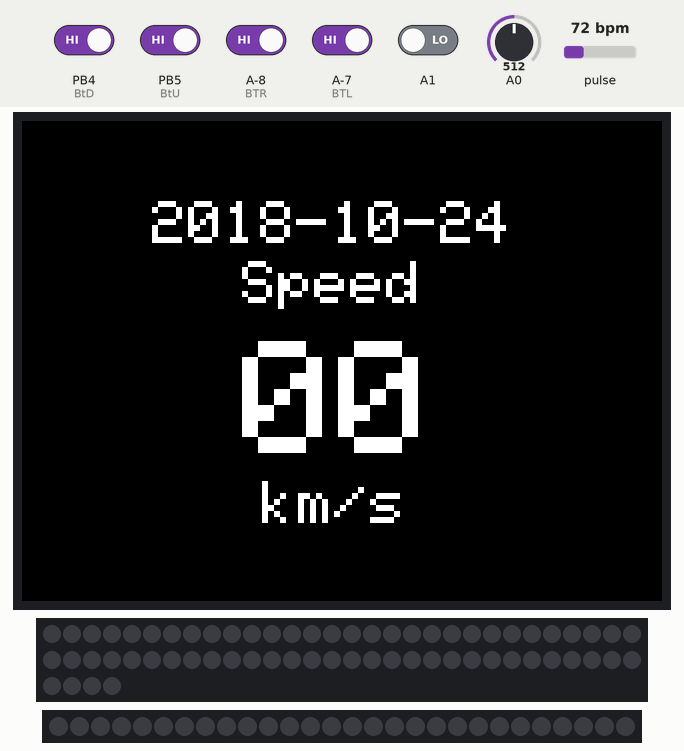
A sketch run on a simulated ATtiny85, built for the host (arithmetic inside an expression is 32-bit, double 64-bit). Parts: 320×240 colour display, 64 RGB LEDs in strip order, left to right, continuing on the next row, 28 RGB LEDs in strip order, left to right. Inputs (shaded band) come from the test bench; at power-on: A-7 (BTL), A-8 (BTR), PB4 (BtD), PB5 (BtU) HIGH, A1 LOW, A0 = 512, pulse 72 bpm. Dim RGB values are drawn brighter than linear; random numbers use the default seed unless the sketch sets one; what the sketch prints to the serial monitor is not drawn.

Above: at 2.4 s.
2.5 s: PB4 (BtD) driven LOW
At 3.5 s:
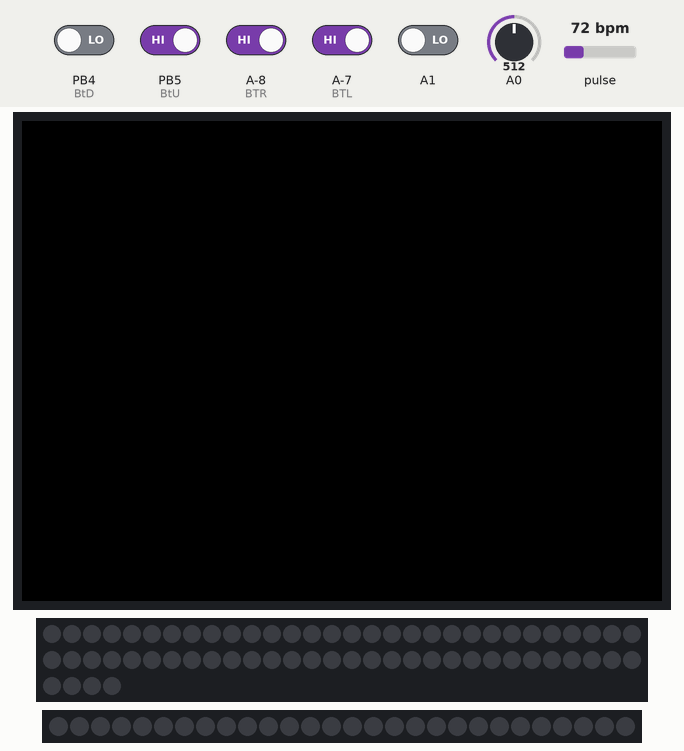
5.1 s: A-8 (BTR) driven LOW
At 6.16 s:
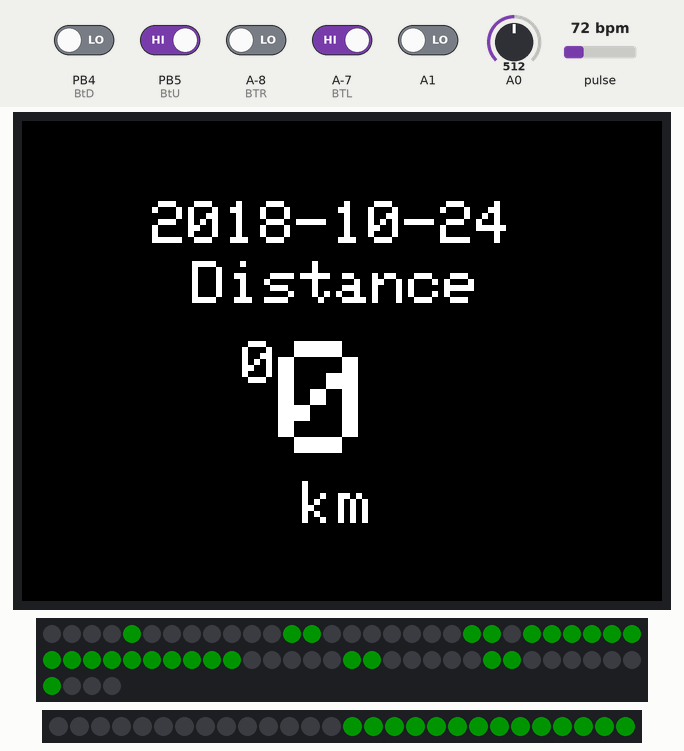
8.1 s: A0 set to 18
At 8.74 s:
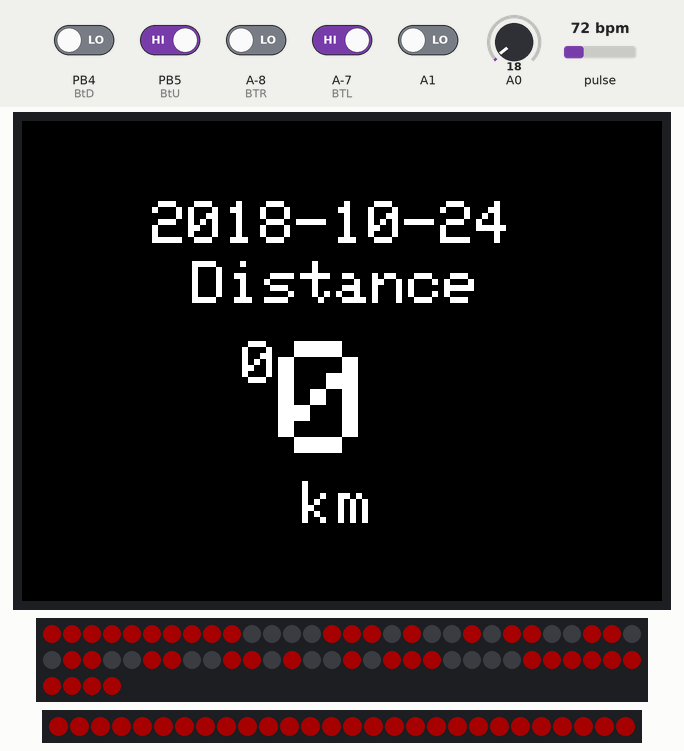
10.6 s: A-7 (BTL) driven LOW
At 11.21 s:
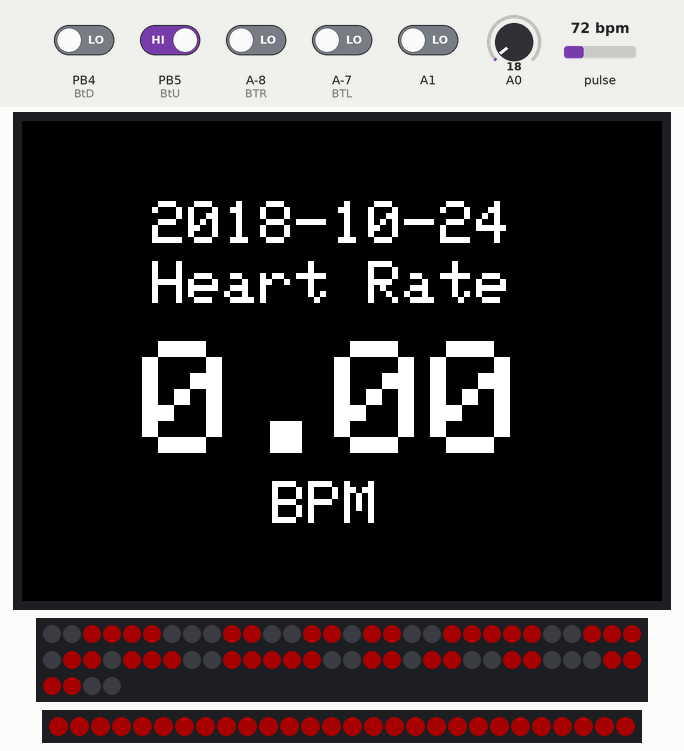
12.6 s: PB5 (BtU) driven LOW
15.6 s: A-8 (BTR) driven HIGH
At 16.6 s:
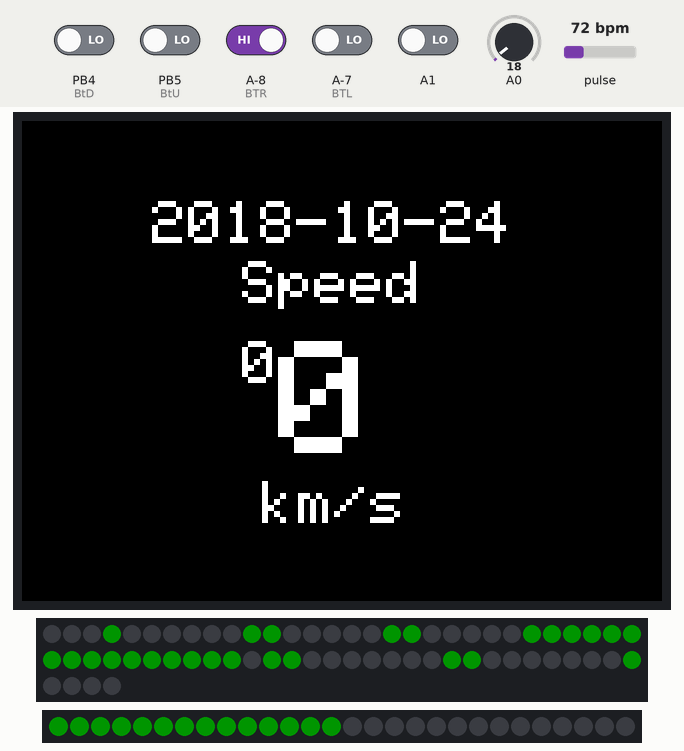

The sketch:

nano_VR_last.ino
```cpp
#include <Time.h>
#include <TimeLib.h>
#include<math.h>
#include "SPI.h"
#include "Adafruit_GFX.h"
#include "Adafruit_ILI9340.h"
#include <Thread.h>
#include <ThreadController.h>
#include <Stepper.h>
#include <Adafruit_NeoPixel.h>

#if defined(__SAM3X8E__)
    #undef __FlashStringHelper::F(string_literal)
    #define F(string_literal) string_literal
#endif

#define _sclk 13
#define _miso 12
#define _mosi 11
#define _cs 10
#define _dc 9
#define _rst 8
#define BTL 7        // 좌측 버튼
#define BTR 6        // 우측 버튼
#define BtU 5         // LCD 전환 버튼
#define BtD 4         // LCD 전환 버튼
#define BARWING 3     // 바
#define ADAMATRIX 2  // 매트릭스
#define NUMPIXELS 64  // 매트릭스 LED개수
#define BARPIXELS 28  // 바 LED개수
#define PRESSURE A0

// Heart_Beat(심장박동측정센서)
#include <Wire.h>
#include "MAX30105.h"
#include "heartRate.h"

MAX30105 particleSensor;
const byte RATE_SIZE = 4;   // 값을 증가시키면 더 정확한 평균값을 낼 수 있다(4가 적당)
byte rates[RATE_SIZE];      // 심장박동 배열
byte rateSpot = 0;
long lastBeat = 0;          // 마지막 심장 박동이 마지막으로 측정된 시각
long irValue = 0;
float beatsPerMinute = 0;
int beatAvg = 0;

Adafruit_ILI9340 tft = Adafruit_ILI9340(_cs, _dc, _rst);

// LED 개수, 아두이노 디지털 핀, 네오픽셀 컬러 타입 + v네오픽셀 클럭
Adafruit_NeoPixel matrix = Adafruit_NeoPixel(NUMPIXELS, ADAMATRIX, NEO_GRB + NEO_KHZ800);
Adafruit_NeoPixel bar = Adafruit_NeoPixel(BARPIXELS, BARWING, NEO_GRB + NEO_KHZ800);

float radius = 20; // 바퀴당 이동 거리를 확인 하기 위해 자전거 바퀴의 반지름을 입력해 줍니다.(Cm 단위)
float circle = (2 * radius * 3.14) / 100;  // 자전거 바퀴의 둘레를 계산(단위를 m로 바꿔주기 위해 100을 나눕니다.)

int bySpeed = 0; // 자전거의 속도
float ckTime = 0;  // 리드스위치가
float uckTime = 0; // Unckecked
float cycleTime = 0;  // 리드스위치가 인식이 안됬을 시간 부터 인식됬을 때까지의 시간
int distance = 0; // 자전거의 누적 이동 거리

int count = 0;  // 리드스위치의 노이즈를 제거하기 위해 카운트를 넣어줍니다.
boolean temp = 0;  // 리드 스위치가 닫혔는지 확인하는 변수

int chmod = 1000;
String today;

int btnChk = 0;
int presChk = 0;
int btLeft, btRight, btLCD;  // 좌우 버튼
int c = 0;            // 버튼 동시 제어 변수
int presRead;         // 압력센서
int presPoint;

int heartCount=0;

int humi[4][64]={
  { 0, 0, 0, 1, 0, 0, 0, 0,
    0, 0, 1, 1, 0, 0, 0, 0,
    0, 1, 1, 0, 0, 0, 0, 0,
    1, 1, 1, 1, 1, 1, 1, 1,
    1, 1, 1, 1, 1, 1, 1, 1,
    0, 1, 1, 0, 0, 0, 0, 0,
    0, 0, 1, 1, 0, 0, 0, 0,
    0, 0, 0, 1, 0, 0, 0, 0
  },
  { 0, 0, 0, 0, 1, 0, 0, 0,
    0, 0, 0, 0, 1, 1, 0, 0,
    0, 0, 0, 0, 0, 1, 1, 0,
    1, 1, 1, 1, 1, 1, 1, 1,
    1, 1, 1, 1, 1, 1, 1, 1,
    0, 0, 0, 0, 0, 1, 1, 0,
    0, 0, 0, 0, 1, 1, 0, 0,
    0, 0, 0, 0, 1, 0, 0, 0
  },
  { 1, 1, 1, 1, 1, 1, 1, 1,
    1, 1, 0, 0, 0, 0, 1, 1,
    1, 0, 1, 0, 0, 1, 0, 1,
    1, 0, 0, 1, 1, 0, 0, 1,
    1, 0, 0, 1, 1, 0, 0, 1,
    1, 0, 1, 0, 0, 1, 0, 1,
    1, 1, 0, 0, 0, 0, 1, 1,
    1, 1, 1, 1, 1, 1, 1, 1
  },
  { 0, 0, 1, 1, 1, 1, 0, 0,
    0, 1, 1, 0, 0, 1, 1, 0,
    1, 1, 0, 0, 1, 1, 1, 1,
    1, 0, 0, 1, 1, 1, 0, 1,
    1, 0, 1, 1, 1, 0, 0, 1,
    1, 1, 1, 1, 0, 0, 1, 1,
    0, 1, 1, 0, 0, 1, 1, 0,
    0, 0, 1, 1, 1, 1, 0, 0
  }
};

int matrixColor[4][3] = {
  {0, 20, 0},
  {0, 20, 0},
  {40, 0, 0},
  {40, 0, 0},
};

int barShape[3][28] = {
  { 1, 1, 1, 1, 1, 1, 1, 1, 1, 1, 1, 1, 1, 1, 0, 0, 0, 0, 0, 0, 0, 0, 0, 0, 0, 0, 0, 0 },
  { 0, 0, 0, 0, 0, 0, 0, 0, 0, 0, 0, 0, 0, 0, 1, 1, 1, 1, 1, 1, 1, 1, 1, 1, 1, 1, 1, 1 },
  { 1, 1, 1, 1, 1, 1, 1, 1, 1, 1, 1, 1, 1, 1, 1, 1, 1, 1, 1, 1, 1, 1, 1, 1, 1, 1, 1, 1 }
};

int barColor[3][3] = {
  {0, 20, 0}, {0, 20, 0}, {40, 0, 0}
};


ThreadController controll = ThreadController();
Thread myThread_tftLCD = Thread();
Thread myThread_reed = Thread();
Thread myThread_led = Thread();
Thread myThread_heart = Thread();

void setup() {
  #if defined (__AVR_ATtiny85__)
  if (F_CPU == 16000000) clock_prescale_set(clock_div_1);
  #endif

  Serial.begin(9600);
  //setTime(13,55,0,18,5,18);

  //심박동
  if (!particleSensor.begin(Wire, I2C_SPEED_FAST)) //Use default I2C port, 400kHz speed
  {
    //Serial.println("MAX30105 was not found. Please check wiring/power. ");
    while (1);
  }
  //Serial.println("Place your index finger on the sensor with steady pressure.");

  particleSensor.setup(); //Configure sensor with default settings
  particleSensor.setPulseAmplitudeRed(0x0A); //Turn Red LED to low to indicate sensor is running
  particleSensor.setPulseAmplitudeGreen(0); //Turn off Green LED

  tft.begin();
  tft.setRotation(3);
  tft.fillScreen(ILI9340_BLACK);
  speedText();

  matrix.begin();
  bar.begin();
  pinMode(ADAMATRIX, OUTPUT); // 매트릭스 핀
  pinMode(BARWING, OUTPUT);   // 바 핀
  pinMode(BTL, INPUT); // 좌측 버튼
  pinMode(BTR, INPUT); // 우측 버튼
  pinMode(BtU, INPUT); // LCD 위 전환 버튼
  pinMode(BtD, INPUT); // LCD 아래 전환 버튼


  myThread_tftLCD.onRun(printTftLCD);
  myThread_reed.onRun(speedCheck);
  myThread_led.onRun(ledCallback);
  //myThread_heart.onRun(heartCallback);

  controll.add(&myThread_tftLCD);
  controll.add(&myThread_reed);
  controll.add(&myThread_led);
  //controll.add(&myThread_heart);

  randomSeed(analogRead(1));

  delay(1000);
}

void loop(void) {
    //speedCheck();
    //printTftLCD();
    controll.run();
}

void heartCallback(){
  long irValue = particleSensor.getIR();

  if(irValue > 120000){
    heartCount++;
    if(heartCount>30){
      beatsPerMinute = (float)(random(2000)+6000)/100;
      heartCount=0;
    }
  }

  /*
  if (checkForBeat(irValue) == true)              // 심장박동이 감지된 경우
  {
    long delta = millis() - lastBeat;             // millis()는 아두이노 보드에서 프로그램이 시작된 시점부터 unsigned long형의 밀리초(ms) 단위로 증가된 값을 반환.
    lastBeat = millis();

    beatsPerMinute = 60 / (delta / 1000.0);       // 분당박동수를 구하기 위해 1000으로 나눈(밀리초->초) delta값을 60으로 나눈다(초당->분당)

    if (beatsPerMinute < 255 && beatsPerMinute > 20)
    {
      rates[rateSpot++] = (byte)beatsPerMinute;   // 읽은 값을 배열에 저장
      rateSpot %= RATE_SIZE;                      // (Wrap variable)

      // 읽은 값의 평균을 구한다.
      beatAvg = 0;
      for (byte x = 0 ; x < RATE_SIZE ; x++)
        beatAvg += rates[x];
      beatAvg /= RATE_SIZE;
    }
  }*/

/*
  Serial.print("IR=");
  Serial.print(irValue);
  Serial.print(", BPM=");
  Serial.print(beatsPerMinute);
  Serial.print(", Avg BPM=");
  Serial.print(beatAvg);

  if (irValue < 50000)
    Serial.print(" No finger?");

  Serial.println();*/
}

void printTftLCD(){
  if(digitalRead(BtU) == LOW){
      tft.fillScreen(ILI9340_BLACK);
      if(chmod>2001||chmod<2){
        chmod = 1000;
      }else{
        chmod+=1;
        if(chmod%3==0){         // chmod값이 3의 배수이면(3으로 나누어 떨어지면)
          distanceText();       // 누적이동거리를 보여주는 화면으로 전환
        }else if(chmod%3==1){   // chmod값이 3으로 나눴을 때 1이 남는 수이면
          speedText();          // 속도를 보여주는 화면으로 전환
        }else if(chmod%3==2){   // chmod값이 3으로 나눴을 때 2가 남는 수이면
          heartText();          // 심장박동을 보여주는 화면으로 전환
        }
      }
  }
  if(digitalRead(BtD) == LOW){
    tft.fillScreen(ILI9340_BLACK);
    if(chmod>2001||chmod<2){
      chmod=1000;
    }else{
      chmod -=1;
      if(chmod%3==0){         // chmod값이 3의 배수이면(3으로 나누어 떨어지면)
         distanceText();       // 누적이동거리를 보여주는 화면으로 전환
      }else if(chmod%3==1){   // chmod값이 3으로 나눴을 때 1이 남는 수이면
         speedText();          // 속도를 보여주는 화면으로 전환
      }else if(chmod%3==2){   // chmod값이 3으로 나눴을 때 2가 남는 수이면
         heartText();          // 심장박동을 보여주는 화면으로 전환
      }
    }
  }

}

unsigned long distanceText() {
  //tft.fillScreen(ILI9340_BLACK);
  unsigned long start = micros();

  tft.setCursor(65, 40);
  tft.setTextColor(ILI9340_WHITE, ILI9340_BLACK);    tft.setTextSize(3);
  tft.println("2018-10-24");

  tft.setCursor(85, 70);
  tft.setTextColor(ILI9340_WHITE, ILI9340_BLACK);    tft.setTextSize(3);
  tft.println("Distance");
  tft.println("");

   tft.setCursor(140, 180);
   tft.setTextSize(3);
   tft.println("km");

  return micros() - start;
}


unsigned long speedText() {
  //tft.fillScreen(ILI9340_BLACK);
  unsigned long start = micros();

  tft.setCursor(65, 40);
  tft.setTextColor(ILI9340_WHITE, ILI9340_BLACK);    tft.setTextSize(3);
  tft.println("2018-10-24");

  tft.setCursor(110, 70);
  tft.setTextColor(ILI9340_WHITE, ILI9340_BLACK);    tft.setTextSize(3);
  tft.println("Speed");
  tft.println("");

   tft.setCursor(120, 180);
   tft.setTextSize(3);
   tft.println("km/s");

  return micros() - start;
}

void speedCheck(){
  boolean check = digitalRead(A1); // 리드스위치의 상태를 확인합니다.

  if(check == 1 && temp == 0){  // 리드 스위치가 열릴 때(닫힘 -> 열림)
    ckTime = millis();  // 시간을 확인해서 저장합니다.
    temp = 1;  // temp값을 1로 바꿔줍니다.(리드스위치가 열려있는 상태값 저장)
  }

  else if(check == 0 && temp == 1 && count > 5){  // 리드 스위치가 닫히고(열림 -> 닫힘), 노이즈 방지 카운트가 5이상일때
    uckTime = millis();  // 시간을 확인해서 저장합니다.

    cycleTime = (uckTime - ckTime) / 1000;
    // 열릴 때 시각과 닫힐 때 시각의 차를 이용하여 바퀴가 한바퀴 돌때 걸린 시간을 계산합니다.
    bySpeed = (circle / cycleTime) * 3.6; // 바퀴가 한바퀴 돌때의 거리와 시간을 가지고 속도를 구해줍니다.(단위는 Km/h입니다.)
    temp = 0;
    count = 0;
    distance += circle;  // 한바퀴 돌았으면 이동거리를 누적 이동거리에 더해줍니다.
  }

  if(check == 1){  // 리드 스위치가 열려있으면 카운트를 1씩 증가 시켜 줍니다.
    count++;
    if(count > 150){ // 카운트가 150이 넘어가면(자전거가 멈췄을 때) 속도를 0으로 바꿔줍니다.
      bySpeed = 0;
    }
  }

  Serial.print(bySpeed);
  Serial.print(",");
  Serial.println(distance/1000);
  //Serial.println("12,13");

  if(chmod%3==0){
    if(distance/1000 <10){
        tft.setCursor(110, 110);
        tft.print("0");
      }
      else if (distance/1000 <100){
        tft.setCursor(110, 110);
      }
      else if (distance/1000 <1000){
        tft.setCursor(100, 120);
      }

      tft.setTextColor(ILI9340_WHITE, ILI9340_BLACK);    tft.setTextSize(8);
      tft.println(distance/1000);

  } else if(chmod%3==1){
      if(bySpeed <10){
        tft.setCursor(110, 110);
        tft.print("0");
      }
      else if (bySpeed <100){
        tft.setCursor(110, 110);
      }

      tft.setTextColor(ILI9340_WHITE, ILI9340_BLACK);    tft.setTextSize(8);
      tft.println(bySpeed);

   } else if(chmod%3==2){
      long irValue = particleSensor.getIR();

      if(irValue > 120000){
        heartCount++;
        if(heartCount>30){
          beatsPerMinute = (float)(random(2000)+6000)/100;
         heartCount=0;
       }
     }

      if(beatsPerMinute <100){
        tft.setCursor(60, 110);
      }
      else if (beatsPerMinute >=100){
        tft.setCursor(70, 110);
      }

      tft.setTextColor(ILI9340_WHITE, ILI9340_BLACK);    tft.setTextSize(8);
      tft.println(beatsPerMinute);
   }
}

void ledCallback(){
  showMatrix();
  showPres(presRead, PRESSURE, presPoint);
}

void showPres(int presRead1, int PRESSURE1, int presPoint1)
{
  presRead1 = analogRead(PRESSURE1);
  presPoint1 = map(presRead1, 0, 1024, 0,255);
  //Serial.println(presPoint1);
  if(presPoint1 <= 5) {//수정해줘야함
    presChk = 1;
    for(int i=0;i<64;i++) {
      matrix.setPixelColor(i, matrix.Color(humi[2][i]*matrixColor[2][0], humi[2][i]*matrixColor[2][1], humi[2][i]*matrixColor[2][2]));
    }
    for(int i=0;i<28;i++) {
      bar.setPixelColor(i,bar.Color(barShape[2][i]*barColor[2][0], barShape[2][i]*barColor[2][1], barShape[2][i]*barColor[2][2]));
    }
    matrix.show();
    bar.show();
  } else if(presChk==1){
    resetMatrix();
    presChk=0;
  }
}

void resetMatrix(){
  for(int i=0;i<64;i++) {
      matrix.setPixelColor(i, matrix.Color(0,0,0));
    }
    for(int i=0;i<28;i++) {
      bar.setPixelColor(i,bar.Color(0,0,0));
    }
  matrix.show();
  bar.show();
}

void showMatrix()
{
   btLeft = digitalRead(BTL);
   btRight = digitalRead(BTR);

   if(btLeft == LOW && btRight==HIGH) {
    if(btnChk!=1 && btnChk!=3){
      btnChk=1;
      for(int i=0;i<64;i++) {
        matrix.setPixelColor(i, matrix.Color(humi[0][i]*matrixColor[0][0], humi[0][i]*matrixColor[0][1], humi[0][i]*matrixColor[0][2]));
      }
      for(int i=0;i<28;i++) {
        bar.setPixelColor(i,bar.Color(barShape[0][i]*barColor[0][0], barShape[0][i]*barColor[0][1], barShape[0][i]*barColor[0][2]));
      }
      matrix.show();
      bar.show();
    } else{
      resetMatrix();
      btnChk=0;
    }

    delay(300);
  }

  if(btRight == LOW && btLeft==HIGH) {
    if(btnChk!=2 && btnChk!=3){
      btnChk=2;
      for(int i=0;i<64;i++) {
        matrix.setPixelColor(i, matrix.Color(humi[1][i]*matrixColor[1][0], humi[1][i]*matrixColor[1][1], humi[1][i]*matrixColor[1][2]));
      }
      for(int i=0;i<28;i++) {
        bar.setPixelColor(i,bar.Color(barShape[1][i]*barColor[0][0], barShape[1][i]*barColor[0][1], barShape[1][i]*barColor[0][2]));
      }
      matrix.show();
      bar.show();
    } else{
      resetMatrix();
      btnChk=0;
    }
    delay(300);
   }

   if(btRight == LOW && btLeft == LOW){
    btnChk=3;
    for(int i=0;i<64;i++) {
      matrix.setPixelColor(i, matrix.Color(humi[3][i]*matrixColor[3][0], humi[3][i]*matrixColor[3][1], humi[3][i]*matrixColor[3][2]));
    }
    for(int i=0;i<28;i++) {
      bar.setPixelColor(i,bar.Color(barShape[2][i]*barColor[2][0], barShape[2][i]*barColor[2][1], barShape[2][i]*barColor[2][2]));
    }
    matrix.show();
    bar.show();
    delay(100);
    for(int i=0;i<64;i++) {
      matrix.setPixelColor(i, matrix.Color(0,0,0));
    }
    for(int i=0;i<28;i++) {
      bar.setPixelColor(i,bar.Color(0,0,0));
    }
    matrix.show();
    bar.show();
    delay(100);
  }
}
void heartText(){
//  tft.fillScreen(ILI9340_BLACK);
//  long irValue = particleSensor.getIR();
  //unsigned long start = micros();     //micros()함수는 아두이노 보드에서 프로그램이 시작된 후 마이크초 단위로 카운트된 값 반환(70분 후 오버플로우 되어 다시 0부터 카운트)
  beatsPerMinute = beatAvg;
  tft.setCursor(65, 40);
  tft.setTextColor(ILI9340_WHITE, ILI9340_BLACK);    tft.setTextSize(3);
  tft.println("2018-10-24");

  tft.setCursor(65, 70);
  tft.setTextColor(ILI9340_WHITE, ILI9340_BLACK);    tft.setTextSize(3);
  tft.println("Heart Rate");
  tft.println("");


   tft.setCursor(125, 180);
   tft.setTextSize(3);
   tft.println("BPM");

   //return micros() - start;
}
```

License.ino
```cpp
// (licence header left out)

```

heartRate.h
```cpp
/*
 Optical Heart Rate Detection (PBA Algorithm)
 By: Nathan Seidle
 SparkFun Electronics
 Date: October 2nd, 2016

 Given a series of IR samples from the MAX30105 we discern when a heart beat is occurring
 Let's have a brief chat about what this code does. We're going to try to detect
 heart-rate optically. This is tricky and prone to give false readings. We really don't
 want to get anyone hurt so use this code only as an example of how to process optical
 data. Build fun stuff with our MAX30105 breakout board but don't use it for actual
 medical diagnosis.
 Excellent background on optical heart rate detection:
 http://www.ti.com/lit/an/slaa655/slaa655.pdf
 Good reading:
 http://www.techforfuture.nl/fjc_documents/mitrabaratchi-measuringheartratewithopticalsensor.pdf
 https://fruct.org/publications/fruct13/files/Lau.pdf
 This is an implementation of Maxim's PBA (Penpheral Beat Amplitude) algorithm. It's been
 converted to work within the Arduino framework.
*/

/* Copyright (C) 2016 Maxim Integrated Products, Inc., All Rights Reserved.
*
* Permission is hereby granted, free of charge, to any person obtaining a
* copy of this software and associated documentation files (the "Software"),
* to deal in the Software without restriction, including without limitation
* the rights to use, copy, modify, merge, publish, distribute, sublicense,
* and/or sell copies of the Software, and to permit persons to whom the
* Software is furnished to do so, subject to the following conditions:
*
* The above copyright notice and this permission notice shall be included
* in all copies or substantial portions of the Software.
*
* THE SOFTWARE IS PROVIDED "AS IS", WITHOUT WARRANTY OF ANY KIND, EXPRESS
* OR IMPLIED, INCLUDING BUT NOT LIMITED TO THE WARRANTIES OF
* MERCHANTABILITY, FITNESS FOR A PARTICULAR PURPOSE AND NONINFRINGEMENT.
* IN NO EVENT SHALL MAXIM INTEGRATED BE LIABLE FOR ANY CLAIM, DAMAGES
* OR OTHER LIABILITY, WHETHER IN AN ACTION OF CONTRACT, TORT OR OTHERWISE,
* ARISING FROM, OUT OF OR IN CONNECTION WITH THE SOFTWARE OR THE USE OR
* OTHER DEALINGS IN THE SOFTWARE.
*
* Except as contained in this notice, the name of Maxim Integrated
* Products, Inc. shall not be used except as stated in the Maxim Integrated
* Products, Inc. Branding Policy.
*
* The mere transfer of this software does not imply any licenses
* of trade secrets, proprietary technology, copyrights, patents,
* trademarks, maskwork rights, or any other form of intellectual
* property whatsoever. Maxim Integrated Products, Inc. retains all
* ownership rights.
*
*/

#if (ARDUINO >= 100)
 #include "Arduino.h"
#else
 #include "WProgram.h"
#endif

bool checkForBeat(int32_t sample);
int16_t averageDCEstimator(int32_t *p, uint16_t x);
int16_t lowPassFIRFilter(int16_t din);
int32_t mul16(int16_t x, int16_t y);
```

Measured:
- after the input at 2.5 s, the display: changes at once (image 1)
- what the display in image 1 shows lasts 0.6 s, from 3.0 s to 3.6 s
- what the display in image 2 shows lasts 0.4 s, from 6.0 s to 6.4 s
